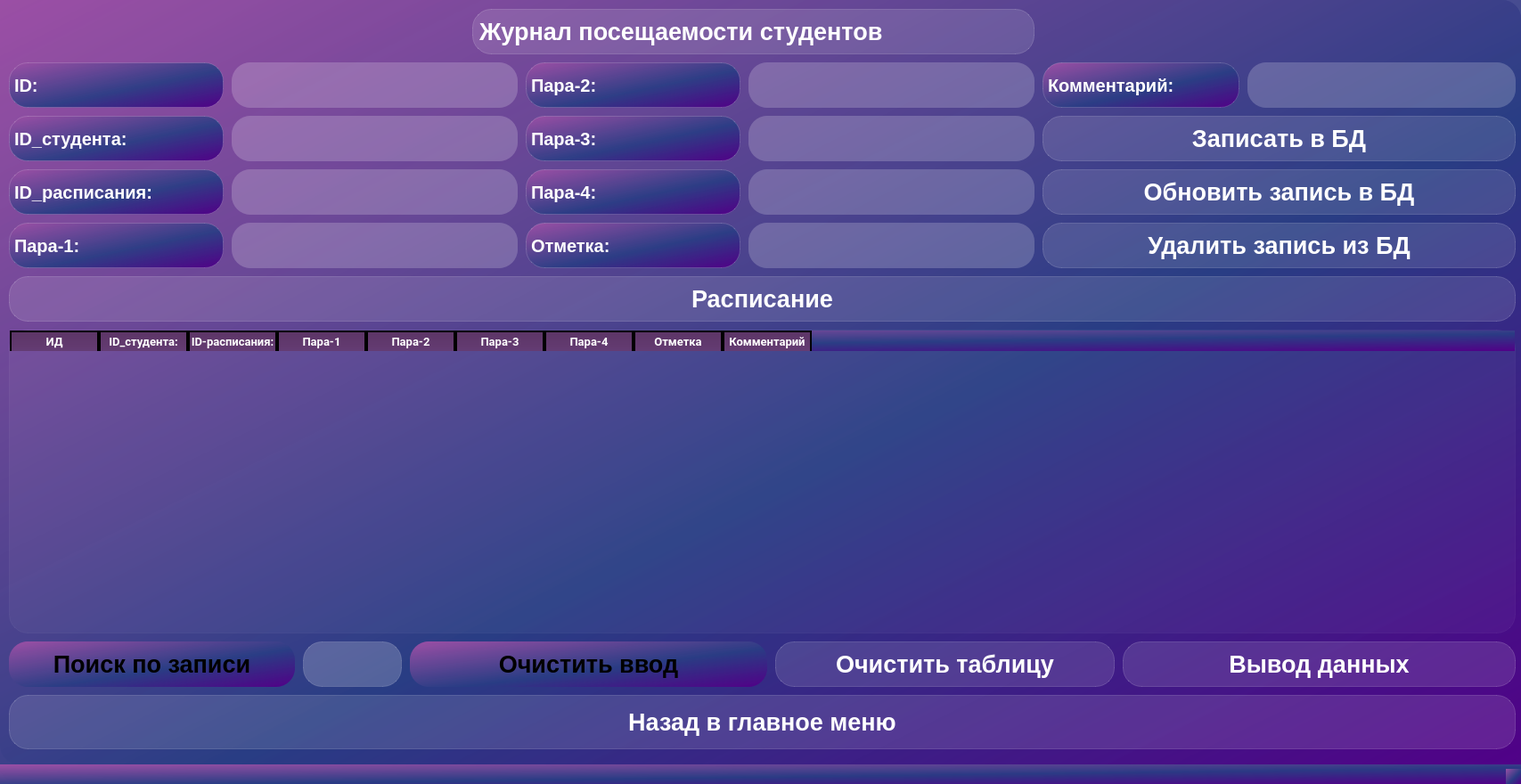
<?xml version="1.0" encoding="UTF-8"?>
<ui version="4.0">
 <class>attendance_2</class>
 <widget class="QMainWindow" name="attendance_2">
  <property name="windowModality">
   <enum>Qt::NonModal</enum>
  </property>
  <property name="geometry">
   <rect>
    <x>0</x>
    <y>0</y>
    <width>1707</width>
    <height>880</height>
   </rect>
  </property>
  <property name="windowTitle">
   <string>Attendance</string>
  </property>
  <property name="styleSheet">
   <string notr="true">background-color: qlineargradient(spread:pad, x1:1, y1:1, x2:0, y2:0, stop:0 rgba(81, 0, 135,255), stop:0.427447 rgba(41, 61, 132,235), stop:1 rgba(155,79,165,255));
border-style: solid;
border-radius:21px;</string>
  </property>
  <widget class="QWidget" name="centralwidget">
   <widget class="QLabel" name="attendance">
    <property name="geometry">
     <rect>
      <x>530</x>
      <y>10</y>
      <width>631</width>
      <height>51</height>
     </rect>
    </property>
    <property name="font">
     <font>
      <pointsize>20</pointsize>
      <weight>75</weight>
      <bold>true</bold>
     </font>
    </property>
    <property name="styleSheet">
     <string notr="true">background-color: rgba(255,255,255,30);
border: 1px solid rgba(255,255,255,40);
border-raduis: 7px;
color: white;
font-weight: bold;
font-size:20pt;
</string>
    </property>
    <property name="text">
     <string>Журнал посещаемости студентов</string>
    </property>
   </widget>
   <widget class="QLabel" name="Idds_att">
    <property name="geometry">
     <rect>
      <x>10</x>
      <y>70</y>
      <width>241</width>
      <height>51</height>
     </rect>
    </property>
    <property name="font">
     <font>
      <pointsize>15</pointsize>
      <weight>75</weight>
      <bold>true</bold>
     </font>
    </property>
    <property name="styleSheet">
     <string notr="true">background-color: qlineargradient(spread:pad, x1:1, y1:1, x2:0, y2:0, stop:0 rgba(81, 0, 135,255), stop:0.427447 rgba(41, 61, 132,235), stop:1 rgba(155,79,165,255));
border-style: solid;
border-radius:21px;
color: white;
border: 1px solid rgba(255,255,255,40);
font-weight: bold;
font-size:15pt;</string>
    </property>
    <property name="text">
     <string>ID:</string>
    </property>
   </widget>
   <widget class="QLabel" name="Id_sh_att">
    <property name="geometry">
     <rect>
      <x>10</x>
      <y>190</y>
      <width>241</width>
      <height>51</height>
     </rect>
    </property>
    <property name="font">
     <font>
      <pointsize>15</pointsize>
      <weight>75</weight>
      <bold>true</bold>
     </font>
    </property>
    <property name="styleSheet">
     <string notr="true">background-color: qlineargradient(spread:pad, x1:1, y1:1, x2:0, y2:0, stop:0 rgba(81, 0, 135,255), stop:0.427447 rgba(41, 61, 132,235), stop:1 rgba(155,79,165,255));
border-style: solid;
border-radius:21px;
color: white;
border: 1px solid rgba(255,255,255,40);
font-weight: bold;
font-size:15pt;</string>
    </property>
    <property name="text">
     <string>ID_расписания:</string>
    </property>
   </widget>
   <widget class="QLabel" name="id_st_att">
    <property name="geometry">
     <rect>
      <x>10</x>
      <y>130</y>
      <width>241</width>
      <height>51</height>
     </rect>
    </property>
    <property name="font">
     <font>
      <pointsize>15</pointsize>
      <weight>75</weight>
      <bold>true</bold>
     </font>
    </property>
    <property name="styleSheet">
     <string notr="true">background-color: qlineargradient(spread:pad, x1:1, y1:1, x2:0, y2:0, stop:0 rgba(81, 0, 135,255), stop:0.427447 rgba(41, 61, 132,235), stop:1 rgba(155,79,165,255));
border-style: solid;
border-radius:21px;
color: white;
border: 1px solid rgba(255,255,255,40);
font-weight: bold;
font-size:15pt;</string>
    </property>
    <property name="text">
     <string>ID_студента:</string>
    </property>
   </widget>
   <widget class="QPushButton" name="btn_Insert__att">
    <property name="geometry">
     <rect>
      <x>1170</x>
      <y>130</y>
      <width>531</width>
      <height>51</height>
     </rect>
    </property>
    <property name="font">
     <font>
      <pointsize>20</pointsize>
      <weight>75</weight>
      <bold>true</bold>
     </font>
    </property>
    <property name="styleSheet">
     <string notr="true">QPushButton {
background-color: rgba(255,255,255,30);
border: 1px solid rgba(255,255,255,40);
border-raduis: 7px;
color: white;
font-weight: bold;
font-size:20pt;
}
QPushButton:hover {
background-color: rgba(0, 255, 120, 0.4);
}
QPushButton:pressed {
background-color: rgba(255,255,255,70);
}
</string>
    </property>
    <property name="text">
     <string>Записать в БД</string>
    </property>
   </widget>
   <widget class="QPushButton" name="update___att">
    <property name="geometry">
     <rect>
      <x>1170</x>
      <y>190</y>
      <width>531</width>
      <height>51</height>
     </rect>
    </property>
    <property name="font">
     <font>
      <pointsize>20</pointsize>
      <weight>75</weight>
      <bold>true</bold>
     </font>
    </property>
    <property name="styleSheet">
     <string notr="true">QPushButton {
background-color: rgba(255,255,255,30);
border: 1px solid rgba(255,255,255,40);
border-raduis: 7px;
color: white;
font-weight: bold;
font-size:20pt;
}
QPushButton:hover {
background-color: rgba(0, 255, 120, 0.4);
}
QPushButton:pressed {
background-color: rgba(255,255,255,70);
}
</string>
    </property>
    <property name="text">
     <string>Обновить запись в БД</string>
    </property>
   </widget>
   <widget class="QPushButton" name="deletezapic__att">
    <property name="geometry">
     <rect>
      <x>1170</x>
      <y>250</y>
      <width>531</width>
      <height>51</height>
     </rect>
    </property>
    <property name="font">
     <font>
      <pointsize>20</pointsize>
      <weight>75</weight>
      <bold>true</bold>
     </font>
    </property>
    <property name="styleSheet">
     <string notr="true">QPushButton {
background-color: rgba(255,255,255,30);
border: 1px solid rgba(255,255,255,40);
border-raduis: 7px;
color: white;
font-weight: bold;
font-size:20pt;
}
QPushButton:hover {
background-color: rgba(0, 255, 120, 0.4);
}
QPushButton:pressed {
background-color: rgba(255,255,255,70);
}
</string>
    </property>
    <property name="text">
     <string>Удалить запись из БД</string>
    </property>
   </widget>
   <widget class="QLineEdit" name="lineEdit_2_att">
    <property name="geometry">
     <rect>
      <x>260</x>
      <y>70</y>
      <width>321</width>
      <height>51</height>
     </rect>
    </property>
    <property name="styleSheet">
     <string notr="true">QLineEdit {
background-color: rgba(255,255,255,50);
color: white;
font-weight: bold;
font-size:20pt;
}
QLineEdit:hover {
background-color: rgba(255,255,255, 0.5);
}
</string>
    </property>
    <property name="maxLength">
     <number>10</number>
    </property>
   </widget>
   <widget class="QLineEdit" name="lineEdit_3_att">
    <property name="geometry">
     <rect>
      <x>840</x>
      <y>130</y>
      <width>321</width>
      <height>51</height>
     </rect>
    </property>
    <property name="styleSheet">
     <string notr="true">QLineEdit {
background-color: rgba(255,255,255,50);
color: white;
font-weight: bold;
font-size:20pt;
}
QLineEdit:hover {
background-color: rgba(255,255,255, 0.5);
}
</string>
    </property>
    <property name="maxLength">
     <number>20</number>
    </property>
   </widget>
   <widget class="QLineEdit" name="lineEdit_att">
    <property name="geometry">
     <rect>
      <x>260</x>
      <y>250</y>
      <width>321</width>
      <height>51</height>
     </rect>
    </property>
    <property name="styleSheet">
     <string notr="true">QLineEdit {
background-color: rgba(255,255,255,50);
color: white;
font-weight: bold;
font-size:20pt;
}
QLineEdit:hover {
background-color: rgba(255,255,255, 0.5);
}
</string>
    </property>
   </widget>
   <widget class="QLabel" name="pair1">
    <property name="geometry">
     <rect>
      <x>10</x>
      <y>250</y>
      <width>241</width>
      <height>51</height>
     </rect>
    </property>
    <property name="font">
     <font>
      <pointsize>15</pointsize>
      <weight>75</weight>
      <bold>true</bold>
     </font>
    </property>
    <property name="styleSheet">
     <string notr="true">background-color: qlineargradient(spread:pad, x1:1, y1:1, x2:0, y2:0, stop:0 rgba(81, 0, 135,255), stop:0.427447 rgba(41, 61, 132,235), stop:1 rgba(155,79,165,255));
border-style: solid;
border-radius:21px;
color: white;
border: 1px solid rgba(255,255,255,40);
font-weight: bold;
font-size:15pt;</string>
    </property>
    <property name="text">
     <string>Пара-1:</string>
    </property>
   </widget>
   <widget class="QLabel" name="pair3">
    <property name="geometry">
     <rect>
      <x>590</x>
      <y>130</y>
      <width>241</width>
      <height>51</height>
     </rect>
    </property>
    <property name="font">
     <font>
      <pointsize>15</pointsize>
      <weight>75</weight>
      <bold>true</bold>
     </font>
    </property>
    <property name="styleSheet">
     <string notr="true">background-color: qlineargradient(spread:pad, x1:1, y1:1, x2:0, y2:0, stop:0 rgba(81, 0, 135,255), stop:0.427447 rgba(41, 61, 132,235), stop:1 rgba(155,79,165,255));
border-style: solid;
border-radius:21px;
color: white;
border: 1px solid rgba(255,255,255,40);
font-weight: bold;
font-size:15pt;</string>
    </property>
    <property name="text">
     <string>Пара-3:</string>
    </property>
   </widget>
   <widget class="QLabel" name="pair4">
    <property name="geometry">
     <rect>
      <x>590</x>
      <y>190</y>
      <width>241</width>
      <height>51</height>
     </rect>
    </property>
    <property name="font">
     <font>
      <pointsize>15</pointsize>
      <weight>75</weight>
      <bold>true</bold>
     </font>
    </property>
    <property name="styleSheet">
     <string notr="true">background-color: qlineargradient(spread:pad, x1:1, y1:1, x2:0, y2:0, stop:0 rgba(81, 0, 135,255), stop:0.427447 rgba(41, 61, 132,235), stop:1 rgba(155,79,165,255));
border-style: solid;
border-radius:21px;
color: white;
border: 1px solid rgba(255,255,255,40);
font-weight: bold;
font-size:15pt;</string>
    </property>
    <property name="text">
     <string>Пара-4:</string>
    </property>
   </widget>
   <widget class="QLabel" name="pair2">
    <property name="geometry">
     <rect>
      <x>590</x>
      <y>70</y>
      <width>241</width>
      <height>51</height>
     </rect>
    </property>
    <property name="font">
     <font>
      <pointsize>15</pointsize>
      <weight>75</weight>
      <bold>true</bold>
     </font>
    </property>
    <property name="styleSheet">
     <string notr="true">background-color: qlineargradient(spread:pad, x1:1, y1:1, x2:0, y2:0, stop:0 rgba(81, 0, 135,255), stop:0.427447 rgba(41, 61, 132,235), stop:1 rgba(155,79,165,255));
border-style: solid;
border-radius:21px;
color: white;
border: 1px solid rgba(255,255,255,40);
font-weight: bold;
font-size:15pt;</string>
    </property>
    <property name="text">
     <string>Пара-2:</string>
    </property>
   </widget>
   <widget class="QLineEdit" name="lineEdit_6___att">
    <property name="geometry">
     <rect>
      <x>840</x>
      <y>70</y>
      <width>321</width>
      <height>51</height>
     </rect>
    </property>
    <property name="styleSheet">
     <string notr="true">QLineEdit {
background-color: rgba(255,255,255,50);
color: white;
font-weight: bold;
font-size:20pt;
}
QLineEdit:hover {
background-color: rgba(255,255,255, 0.5);
}
</string>
    </property>
    <property name="maxLength">
     <number>10</number>
    </property>
   </widget>
   <widget class="QLineEdit" name="lineEdit_7_att">
    <property name="geometry">
     <rect>
      <x>260</x>
      <y>130</y>
      <width>321</width>
      <height>51</height>
     </rect>
    </property>
    <property name="styleSheet">
     <string notr="true">QLineEdit {
background-color: rgba(255,255,255,50);
color: white;
font-weight: bold;
font-size:20pt;
}
QLineEdit:hover {
background-color: rgba(255,255,255, 0.5);
}
</string>
    </property>
    <property name="maxLength">
     <number>10</number>
    </property>
   </widget>
   <widget class="QLabel" name="mark">
    <property name="geometry">
     <rect>
      <x>590</x>
      <y>250</y>
      <width>241</width>
      <height>51</height>
     </rect>
    </property>
    <property name="font">
     <font>
      <pointsize>15</pointsize>
      <weight>75</weight>
      <bold>true</bold>
     </font>
    </property>
    <property name="styleSheet">
     <string notr="true">background-color: qlineargradient(spread:pad, x1:1, y1:1, x2:0, y2:0, stop:0 rgba(81, 0, 135,255), stop:0.427447 rgba(41, 61, 132,235), stop:1 rgba(155,79,165,255));
border-style: solid;
border-radius:21px;
color: white;
border: 1px solid rgba(255,255,255,40);
font-weight: bold;
font-size:15pt;</string>
    </property>
    <property name="text">
     <string>Отметка:</string>
    </property>
   </widget>
   <widget class="QLabel" name="comment">
    <property name="geometry">
     <rect>
      <x>1170</x>
      <y>70</y>
      <width>221</width>
      <height>51</height>
     </rect>
    </property>
    <property name="font">
     <font>
      <pointsize>15</pointsize>
      <weight>75</weight>
      <bold>true</bold>
     </font>
    </property>
    <property name="styleSheet">
     <string notr="true">background-color: qlineargradient(spread:pad, x1:1, y1:1, x2:0, y2:0, stop:0 rgba(81, 0, 135,255), stop:0.427447 rgba(41, 61, 132,235), stop:1 rgba(155,79,165,255));
border-style: solid;
border-radius:21px;
color: white;
border: 1px solid rgba(255,255,255,40);
font-weight: bold;
font-size:15pt;</string>
    </property>
    <property name="text">
     <string>Комментарий:</string>
    </property>
   </widget>
   <widget class="QLineEdit" name="lineEdit_8__att">
    <property name="geometry">
     <rect>
      <x>1400</x>
      <y>70</y>
      <width>301</width>
      <height>51</height>
     </rect>
    </property>
    <property name="styleSheet">
     <string notr="true">QLineEdit {
background-color: rgba(255,255,255,50);
color: white;
font-weight: bold;
font-size:20pt;
}
QLineEdit:hover {
background-color: rgba(255,255,255, 0.5);
}
</string>
    </property>
    <property name="maxLength">
     <number>10</number>
    </property>
   </widget>
   <widget class="QPushButton" name="clears__att">
    <property name="geometry">
     <rect>
      <x>460</x>
      <y>720</y>
      <width>401</width>
      <height>51</height>
     </rect>
    </property>
    <property name="font">
     <font>
      <pointsize>20</pointsize>
      <weight>75</weight>
      <bold>true</bold>
     </font>
    </property>
    <property name="styleSheet">
     <string notr="true">QPushButton {
background-color: rgba(255,255,255,30);
border: 1px solid rgba(255,255,255,40);
border-raduis: 7px;
color: white;
font-weight: bold;
font-size:20pt;
}
QPushButton:hover {
background-color: rgba(0, 255, 120, 0.4);
}
QPushButton:pressed {
background-color: rgba(255,255,255,70);
}
background-color: qlineargradient(spread:pad, x1:0, y1:1, x2:0, y2:0, stop:0 rgba(14, 8, 73, 255), stop:0.130682 rgba(111, 109, 191, 255), stop:0.295455 rgba(199, 199, 221, 255), stop:0.482955 rgba(255, 255, 255, 255), stop:0.625 rgba(251, 251, 251, 255), stop:0.801136 rgba(197, 215, 247, 255), stop:0.965909 rgba(55, 107, 239, 255));</string>
    </property>
    <property name="text">
     <string>Очистить ввод</string>
    </property>
   </widget>
   <widget class="QTableWidget" name="table__att">
    <property name="geometry">
     <rect>
      <x>10</x>
      <y>370</y>
      <width>1691</width>
      <height>341</height>
     </rect>
    </property>
    <property name="styleSheet">
     <string notr="true">QTableWidget {
    background-color: rgba(255,255,255,10);
    border: 1px solid rgba(255,255,255,10);
    border-raduis: 10px;
    color: white;
    font-weight: bold;
    font-size:15pt;
}
QHeaderView::section {
    background-color: qlineargradient(x1:0, y1:0, x2:0, y2:1.25, stop:0 #5C3566, stop: 0.6 #623A6F, stop:1 #663F79);
    color: #e1e5cf;

    border-right: 2px solid #000000; 
    border-top: 2px solid #000000; 
    border-left: 2px solid #000000; 

    font-family: Roboto;
    font-style: Regular;
    font-weight: bold;
    font-size: 10pt;

	color: white;
}

 

</string>
    </property>
    <column>
     <property name="text">
      <string>ИД</string>
     </property>
    </column>
    <column>
     <property name="text">
      <string>ID_студента:</string>
     </property>
    </column>
    <column>
     <property name="text">
      <string>ID-расписания:</string>
     </property>
    </column>
    <column>
     <property name="text">
      <string>Пара-1</string>
     </property>
    </column>
    <column>
     <property name="text">
      <string>Пара-2</string>
     </property>
    </column>
    <column>
     <property name="text">
      <string>Пара-3</string>
     </property>
    </column>
    <column>
     <property name="text">
      <string>Пара-4</string>
     </property>
    </column>
    <column>
     <property name="text">
      <string>Отметка</string>
     </property>
    </column>
    <column>
     <property name="text">
      <string>Комментарий</string>
     </property>
    </column>
   </widget>
   <widget class="QPushButton" name="cleant_v_att">
    <property name="geometry">
     <rect>
      <x>870</x>
      <y>720</y>
      <width>381</width>
      <height>51</height>
     </rect>
    </property>
    <property name="font">
     <font>
      <pointsize>20</pointsize>
      <weight>75</weight>
      <bold>true</bold>
     </font>
    </property>
    <property name="styleSheet">
     <string notr="true">QPushButton {
background-color: rgba(255,255,255,30);
border: 1px solid rgba(255,255,255,40);
border-raduis: 7px;
color: white;
font-weight: bold;
font-size:20pt;
}
QPushButton:hover {
background-color: rgba(0, 255, 120, 0.4);
}
QPushButton:pressed {
background-color: rgba(255,255,255,70);
}
</string>
    </property>
    <property name="text">
     <string>Очистить таблицу</string>
    </property>
   </widget>
   <widget class="QPushButton" name="back_to_menu">
    <property name="geometry">
     <rect>
      <x>10</x>
      <y>780</y>
      <width>1691</width>
      <height>61</height>
     </rect>
    </property>
    <property name="font">
     <font>
      <pointsize>20</pointsize>
      <weight>75</weight>
      <bold>true</bold>
     </font>
    </property>
    <property name="styleSheet">
     <string notr="true">QPushButton {
background-color: rgba(255,255,255,30);
border: 1px solid rgba(255,255,255,40);
border-raduis: 7px;
color: white;
font-weight: bold;
font-size:20pt;
}
QPushButton:hover {
background-color: rgba(0, 255, 120, 0.4);
}
QPushButton:pressed {
background-color: rgba(255,255,255,70);
}
</string>
    </property>
    <property name="text">
     <string>Назад в главное меню</string>
    </property>
   </widget>
   <widget class="QPushButton" name="vuvod___att">
    <property name="geometry">
     <rect>
      <x>1260</x>
      <y>720</y>
      <width>441</width>
      <height>51</height>
     </rect>
    </property>
    <property name="font">
     <font>
      <pointsize>20</pointsize>
      <weight>75</weight>
      <bold>true</bold>
     </font>
    </property>
    <property name="styleSheet">
     <string notr="true">QPushButton {
background-color: rgba(255,255,255,30);
border: 1px solid rgba(255,255,255,40);
border-raduis: 7px;
color: white;
font-weight: bold;
font-size:20pt;
}
QPushButton:hover {
background-color: rgba(0, 255, 120, 0.4);
}
QPushButton:pressed {
background-color: rgba(255,255,255,70);
}
</string>
    </property>
    <property name="text">
     <string>Вывод данных</string>
    </property>
   </widget>
   <widget class="QPushButton" name="Search_btn_att">
    <property name="geometry">
     <rect>
      <x>10</x>
      <y>720</y>
      <width>321</width>
      <height>51</height>
     </rect>
    </property>
    <property name="font">
     <font>
      <pointsize>20</pointsize>
      <weight>75</weight>
      <bold>true</bold>
     </font>
    </property>
    <property name="styleSheet">
     <string notr="true">QPushButton {
background-color: rgba(255,255,255,30);
border: 1px solid rgba(255,255,255,40);
border-raduis: 7px;
color: white;
font-weight: bold;
font-size:20pt;
}
QPushButton:hover {
background-color: rgba(0, 255, 120, 0.4);
}
QPushButton:pressed {
background-color: rgba(255,255,255,70);
}
background-color: qlineargradient(spread:pad, x1:0, y1:1, x2:0, y2:0, stop:0 rgba(14, 8, 73, 255), stop:0.130682 rgba(111, 109, 191, 255), stop:0.295455 rgba(199, 199, 221, 255), stop:0.482955 rgba(255, 255, 255, 255), stop:0.625 rgba(251, 251, 251, 255), stop:0.801136 rgba(197, 215, 247, 255), stop:0.965909 rgba(55, 107, 239, 255));</string>
    </property>
    <property name="text">
     <string>Поиск по записи</string>
    </property>
   </widget>
   <widget class="QLineEdit" name="lineEdit_seatch__att">
    <property name="geometry">
     <rect>
      <x>340</x>
      <y>720</y>
      <width>111</width>
      <height>51</height>
     </rect>
    </property>
    <property name="styleSheet">
     <string notr="true">QLineEdit {
background-color: rgba(255,255,255,50);
border: 1px solid rgba(255,255,255,40);
border-raduis: 10px;
color: white;
font-weight: bold;
font-size:20pt;
}
QLineEdit:hover {
background-color: rgba(255,255,255, 0.5);
}

</string>
    </property>
    <property name="maxLength">
     <number>10</number>
    </property>
   </widget>
   <widget class="QPushButton" name="shedule_btn">
    <property name="geometry">
     <rect>
      <x>10</x>
      <y>310</y>
      <width>1691</width>
      <height>51</height>
     </rect>
    </property>
    <property name="font">
     <font>
      <pointsize>20</pointsize>
      <weight>75</weight>
      <bold>true</bold>
     </font>
    </property>
    <property name="styleSheet">
     <string notr="true">QPushButton {
background-color: rgba(255,255,255,30);
border: 1px solid rgba(255,255,255,40);
border-raduis: 7px;
color: white;
font-weight: bold;
font-size:20pt;
}
QPushButton:hover {
background-color: rgba(0, 255, 120, 0.4);
}
QPushButton:pressed {
background-color: rgba(255,255,255,70);
}
</string>
    </property>
    <property name="text">
     <string>Расписание</string>
    </property>
   </widget>
   <widget class="QLineEdit" name="lineEdit_4_att">
    <property name="geometry">
     <rect>
      <x>260</x>
      <y>190</y>
      <width>321</width>
      <height>51</height>
     </rect>
    </property>
    <property name="styleSheet">
     <string notr="true">QLineEdit {
background-color: rgba(255,255,255,50);
color: white;
font-weight: bold;
font-size:20pt;
}
QLineEdit:hover {
background-color: rgba(255,255,255, 0.5);
}
</string>
    </property>
   </widget>
   <widget class="QLineEdit" name="lineEdit_3__att">
    <property name="geometry">
     <rect>
      <x>840</x>
      <y>190</y>
      <width>321</width>
      <height>51</height>
     </rect>
    </property>
    <property name="styleSheet">
     <string notr="true">QLineEdit {
background-color: rgba(255,255,255,50);
color: white;
font-weight: bold;
font-size:20pt;
}
QLineEdit:hover {
background-color: rgba(255,255,255, 0.5);
}
</string>
    </property>
    <property name="maxLength">
     <number>20</number>
    </property>
   </widget>
   <widget class="QLineEdit" name="lineEdit_3__att_2">
    <property name="geometry">
     <rect>
      <x>840</x>
      <y>250</y>
      <width>321</width>
      <height>51</height>
     </rect>
    </property>
    <property name="styleSheet">
     <string notr="true">QLineEdit {
background-color: rgba(255,255,255,50);
color: white;
font-weight: bold;
font-size:20pt;
}
QLineEdit:hover {
background-color: rgba(255,255,255, 0.5);
}
</string>
    </property>
    <property name="maxLength">
     <number>20</number>
    </property>
   </widget>
  </widget>
  <widget class="QStatusBar" name="statusbar"/>
 </widget>
 <resources/>
 <connections/>
</ui>
